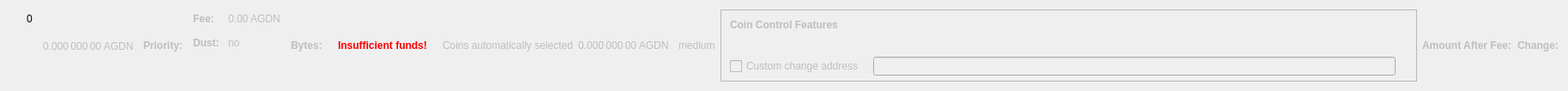
    <widget class="QWidget" name="dummyHideWidget" native="true">
     <property name="maximumSize">
      <size>
       <width>100</width>
       <height>22</height>
      </size>
     </property>
     <layout class="QHBoxLayout" name="dummyHideLayout">
      <item>
       <layout class="QFormLayout" name="formLayoutCoinControl1">
        <property name="horizontalSpacing">
         <number>10</number>
        </property>
        <property name="verticalSpacing">
         <number>14</number>
        </property>
        <property name="leftMargin">
         <number>10</number>
        </property>
        <property name="topMargin">
         <number>4</number>
        </property>
        <property name="rightMargin">
         <number>6</number>
        </property>
        <item row="0" column="1">
         <widget class="QLabel" name="labelCoinControlBytes">
          <property name="cursor">
           <cursorShape>IBeamCursor</cursorShape>
          </property>
          <property name="contextMenuPolicy">
           <enum>Qt::ActionsContextMenu</enum>
          </property>
          <property name="text">
           <string notr="true">0</string>
          </property>
          <property name="textInteractionFlags">
           <set>Qt::LinksAccessibleByMouse|Qt::TextSelectableByKeyboard|Qt::TextSelectableByMouse</set>
          </property>
         </widget>
        </item>
       </layout>
      </item>
      <item>
       <widget class="QLabel" name="labelCoinControlAfterFee">
        <property name="enabled">
         <bool>false</bool>
        </property>
        <property name="sizePolicy">
         <sizepolicy hsizetype="Fixed" vsizetype="Fixed">
          <horstretch>0</horstretch>
          <verstretch>0</verstretch>
         </sizepolicy>
        </property>
        <property name="minimumSize">
         <size>
          <width>111</width>
          <height>12</height>
         </size>
        </property>
        <property name="maximumSize">
         <size>
          <width>111</width>
          <height>12</height>
         </size>
        </property>
        <property name="cursor">
         <cursorShape>IBeamCursor</cursorShape>
        </property>
        <property name="contextMenuPolicy">
         <enum>Qt::ActionsContextMenu</enum>
        </property>
        <property name="text">
         <string notr="true">0.000 000 00 AGDN</string>
        </property>
        <property name="textInteractionFlags">
         <set>Qt::LinksAccessibleByMouse|Qt::TextSelectableByKeyboard|Qt::TextSelectableByMouse</set>
        </property>
       </widget>
      </item>
      <item>
       <widget class="QLabel" name="labelCoinControlPriorityText">
        <property name="enabled">
         <bool>false</bool>
        </property>
        <property name="font">
         <font>
          <weight>75</weight>
          <bold>true</bold>
         </font>
        </property>
        <property name="text">
         <string>Priority:</string>
        </property>
       </widget>
      </item>
      <item>
       <layout class="QHBoxLayout" name="horizontalLayout"/>
      </item>
      <item>
       <layout class="QFormLayout" name="formLayoutCoinControl3">
        <property name="horizontalSpacing">
         <number>10</number>
        </property>
        <property name="verticalSpacing">
         <number>14</number>
        </property>
        <property name="leftMargin">
         <number>6</number>
        </property>
        <property name="topMargin">
         <number>4</number>
        </property>
        <property name="rightMargin">
         <number>6</number>
        </property>
        <item row="0" column="0">
         <widget class="QLabel" name="labelCoinControlFeeText">
          <property name="enabled">
           <bool>false</bool>
          </property>
          <property name="font">
           <font>
            <weight>75</weight>
            <bold>true</bold>
           </font>
          </property>
          <property name="text">
           <string>Fee:</string>
          </property>
          <property name="margin">
           <number>0</number>
          </property>
         </widget>
        </item>
        <item row="0" column="1">
         <widget class="QLabel" name="labelCoinControlFee">
          <property name="enabled">
           <bool>false</bool>
          </property>
          <property name="cursor">
           <cursorShape>IBeamCursor</cursorShape>
          </property>
          <property name="contextMenuPolicy">
           <enum>Qt::ActionsContextMenu</enum>
          </property>
          <property name="text">
           <string notr="true">0.00 AGDN</string>
          </property>
          <property name="textInteractionFlags">
           <set>Qt::LinksAccessibleByMouse|Qt::TextSelectableByKeyboard|Qt::TextSelectableByMouse</set>
          </property>
         </widget>
        </item>
        <item row="1" column="0">
         <widget class="QLabel" name="labelCoinControlLowOutputText">
          <property name="enabled">
           <bool>false</bool>
          </property>
          <property name="font">
           <font>
            <weight>75</weight>
            <bold>true</bold>
           </font>
          </property>
          <property name="text">
           <string>Dust:</string>
          </property>
         </widget>
        </item>
        <item row="1" column="1">
         <widget class="QLabel" name="labelCoinControlLowOutput">
          <property name="enabled">
           <bool>false</bool>
          </property>
          <property name="cursor">
           <cursorShape>IBeamCursor</cursorShape>
          </property>
          <property name="contextMenuPolicy">
           <enum>Qt::ActionsContextMenu</enum>
          </property>
          <property name="text">
           <string>no</string>
          </property>
          <property name="textInteractionFlags">
           <set>Qt::LinksAccessibleByMouse|Qt::TextSelectableByKeyboard|Qt::TextSelectableByMouse</set>
          </property>
         </widget>
        </item>
       </layout>
      </item>
      <item>
       <widget class="QLabel" name="labelCoinControlBytesText">
        <property name="enabled">
         <bool>false</bool>
        </property>
        <property name="font">
         <font>
          <weight>75</weight>
          <bold>true</bold>
         </font>
        </property>
        <property name="text">
         <string>Bytes:</string>
        </property>
       </widget>
      </item>
      <item>
       <layout class="QFormLayout" name="formLayoutCoinControl2">
        <property name="horizontalSpacing">
         <number>10</number>
        </property>
        <property name="verticalSpacing">
         <number>14</number>
        </property>
        <property name="leftMargin">
         <number>6</number>
        </property>
        <property name="topMargin">
         <number>4</number>
        </property>
        <property name="rightMargin">
         <number>6</number>
        </property>
       </layout>
      </item>
      <item>
       <layout class="QHBoxLayout" name="horizontalLayoutCoinControl2">
        <property name="spacing">
         <number>8</number>
        </property>
        <property name="bottomMargin">
         <number>10</number>
        </property>
       </layout>
      </item>
      <item>
       <widget class="QLabel" name="labelCoinControlInsuffFunds">
        <property name="enabled">
         <bool>false</bool>
        </property>
        <property name="minimumSize">
         <size>
          <width>0</width>
          <height>0</height>
         </size>
        </property>
        <property name="font">
         <font>
          <weight>75</weight>
          <bold>true</bold>
         </font>
        </property>
        <property name="styleSheet">
         <string notr="true">color:red;font-weight:bold;</string>
        </property>
        <property name="text">
         <string>Insufficient funds!</string>
        </property>
        <property name="margin">
         <number>5</number>
        </property>
       </widget>
      </item>
      <item>
       <layout class="QFormLayout" name="formLayoutCoinControl4">
        <property name="horizontalSpacing">
         <number>10</number>
        </property>
        <property name="verticalSpacing">
         <number>14</number>
        </property>
        <property name="leftMargin">
         <number>6</number>
        </property>
        <property name="topMargin">
         <number>4</number>
        </property>
        <property name="rightMargin">
         <number>6</number>
        </property>
       </layout>
      </item>
      <item>
       <widget class="QLabel" name="labelCoinControlAutomaticallySelected">
        <property name="enabled">
         <bool>false</bool>
        </property>
        <property name="sizePolicy">
         <sizepolicy hsizetype="Fixed" vsizetype="Fixed">
          <horstretch>0</horstretch>
          <verstretch>0</verstretch>
         </sizepolicy>
        </property>
        <property name="minimumSize">
         <size>
          <width>0</width>
          <height>0</height>
         </size>
        </property>
        <property name="maximumSize">
         <size>
          <width>240</width>
          <height>16777215</height>
         </size>
        </property>
        <property name="text">
         <string>Coins automatically selected</string>
        </property>
        <property name="margin">
         <number>5</number>
        </property>
       </widget>
      </item>
      <item>
       <widget class="QLabel" name="labelCoinControlChange">
        <property name="enabled">
         <bool>false</bool>
        </property>
        <property name="sizePolicy">
         <sizepolicy hsizetype="Fixed" vsizetype="Fixed">
          <horstretch>0</horstretch>
          <verstretch>0</verstretch>
         </sizepolicy>
        </property>
        <property name="minimumSize">
         <size>
          <width>111</width>
          <height>0</height>
         </size>
        </property>
        <property name="maximumSize">
         <size>
          <width>111</width>
          <height>16777215</height>
         </size>
        </property>
        <property name="cursor">
         <cursorShape>IBeamCursor</cursorShape>
        </property>
        <property name="contextMenuPolicy">
         <enum>Qt::ActionsContextMenu</enum>
        </property>
        <property name="text">
         <string notr="true">0.000 000 00 AGDN</string>
        </property>
        <property name="textInteractionFlags">
         <set>Qt::LinksAccessibleByMouse|Qt::TextSelectableByKeyboard|Qt::TextSelectableByMouse</set>
        </property>
       </widget>
      </item>
      <item>
       <widget class="QLabel" name="labelCoinControlPriority">
        <property name="enabled">
         <bool>false</bool>
        </property>
        <property name="cursor">
         <cursorShape>IBeamCursor</cursorShape>
        </property>
        <property name="contextMenuPolicy">
         <enum>Qt::ActionsContextMenu</enum>
        </property>
        <property name="text">
         <string>medium</string>
        </property>
        <property name="textInteractionFlags">
         <set>Qt::LinksAccessibleByMouse|Qt::TextSelectableByKeyboard|Qt::TextSelectableByMouse</set>
        </property>
       </widget>
      </item>
      <item>
       <widget class="QFrame" name="frameCoinControl">
        <property name="sizePolicy">
         <sizepolicy hsizetype="Expanding" vsizetype="Expanding">
          <horstretch>0</horstretch>
          <verstretch>0</verstretch>
         </sizepolicy>
        </property>
        <property name="maximumSize">
         <size>
          <width>16777215</width>
          <height>16777215</height>
         </size>
        </property>
        <property name="frameShape">
         <enum>QFrame::StyledPanel</enum>
        </property>
        <property name="frameShadow">
         <enum>QFrame::Sunken</enum>
        </property>
        <layout class="QVBoxLayout" name="verticalLayoutCoinControl2_2">
         <property name="spacing">
          <number>0</number>
         </property>
         <property name="leftMargin">
          <number>0</number>
         </property>
         <property name="topMargin">
          <number>0</number>
         </property>
         <property name="rightMargin">
          <number>0</number>
         </property>
         <property name="bottomMargin">
          <number>6</number>
         </property>
         <item>
          <layout class="QVBoxLayout" name="verticalLayoutCoinControl" stretch="0,0,0,1">
           <property name="spacing">
            <number>0</number>
           </property>
           <property name="leftMargin">
            <number>10</number>
           </property>
           <property name="topMargin">
            <number>10</number>
           </property>
           <item>
            <layout class="QHBoxLayout" name="horizontalLayoutCoinControl1">
             <property name="bottomMargin">
              <number>15</number>
             </property>
             <item>
              <widget class="QLabel" name="labelCoinControlFeatures">
               <property name="enabled">
                <bool>false</bool>
               </property>
               <property name="sizePolicy">
                <sizepolicy hsizetype="Preferred" vsizetype="Maximum">
                 <horstretch>0</horstretch>
                 <verstretch>0</verstretch>
                </sizepolicy>
               </property>
               <property name="font">
                <font>
                 <weight>75</weight>
                 <bold>true</bold>
                </font>
               </property>
               <property name="styleSheet">
                <string notr="true">font-weight:bold;</string>
               </property>
               <property name="text">
                <string>Coin Control Features</string>
               </property>
              </widget>
             </item>
            </layout>
           </item>
           <item>
            <widget class="QWidget" name="widgetCoinControl" native="true">
             <property name="sizePolicy">
              <sizepolicy hsizetype="Preferred" vsizetype="Preferred">
               <horstretch>0</horstretch>
               <verstretch>0</verstretch>
              </sizepolicy>
             </property>
             <property name="minimumSize">
              <size>
               <width>0</width>
               <height>0</height>
              </size>
             </property>
             <property name="styleSheet">
              <string notr="true"/>
             </property>
             <layout class="QHBoxLayout" name="horizontalLayoutCoinControl5_2">
              <property name="leftMargin">
               <number>0</number>
              </property>
              <property name="topMargin">
               <number>0</number>
              </property>
              <property name="rightMargin">
               <number>0</number>
              </property>
              <property name="bottomMargin">
               <number>0</number>
              </property>
              <item>
               <layout class="QHBoxLayout" name="horizontalLayoutCoinControl3">
                <property name="spacing">
                 <number>20</number>
                </property>
                <property name="topMargin">
                 <number>0</number>
                </property>
                <property name="bottomMargin">
                 <number>10</number>
                </property>
               </layout>
              </item>
             </layout>
            </widget>
           </item>
           <item>
            <layout class="QHBoxLayout" name="horizontalLayoutCoinControl4" stretch="0,0,0">
             <property name="spacing">
              <number>12</number>
             </property>
             <property name="sizeConstraint">
              <enum>QLayout::SetDefaultConstraint</enum>
             </property>
             <property name="topMargin">
              <number>5</number>
             </property>
             <property name="rightMargin">
              <number>5</number>
             </property>
             <item>
              <widget class="QCheckBox" name="checkBoxCoinControlChange">
               <property name="enabled">
                <bool>false</bool>
               </property>
               <property name="toolTip">
                <string>If this is activated, but the change address is empty or invalid, change will be sent to a newly generated address.</string>
               </property>
               <property name="text">
                <string>Custom change address</string>
               </property>
              </widget>
             </item>
             <item>
              <widget class="QValidatedLineEdit" name="lineEditCoinControlChange">
               <property name="enabled">
                <bool>false</bool>
               </property>
               <property name="sizePolicy">
                <sizepolicy hsizetype="Expanding" vsizetype="Fixed">
                 <horstretch>0</horstretch>
                 <verstretch>0</verstretch>
                </sizepolicy>
               </property>
              </widget>
             </item>
             <item>
              <widget class="QLabel" name="labelCoinControlChangeLabel_2">
               <property name="sizePolicy">
                <sizepolicy hsizetype="Preferred" vsizetype="Expanding">
                 <horstretch>0</horstretch>
                 <verstretch>0</verstretch>
                </sizepolicy>
               </property>
               <property name="minimumSize">
                <size>
                 <width>0</width>
                 <height>0</height>
                </size>
               </property>
               <property name="text">
                <string/>
               </property>
               <property name="margin">
                <number>3</number>
               </property>
              </widget>
             </item>
            </layout>
           </item>
           <item>
            <spacer name="verticalSpacerCoinControl">
             <property name="orientation">
              <enum>Qt::Vertical</enum>
             </property>
             <property name="sizeHint" stdset="0">
              <size>
               <width>800</width>
               <height>1</height>
              </size>
             </property>
            </spacer>
           </item>
          </layout>
         </item>
        </layout>
       </widget>
      </item>
      <item>
       <widget class="QLabel" name="labelCoinControlAfterFeeText">
        <property name="enabled">
         <bool>false</bool>
        </property>
        <property name="minimumSize">
         <size>
          <width>0</width>
          <height>0</height>
         </size>
        </property>
        <property name="maximumSize">
         <size>
          <width>16777215</width>
          <height>16777215</height>
         </size>
        </property>
        <property name="font">
         <font>
          <weight>75</weight>
          <bold>true</bold>
         </font>
        </property>
        <property name="text">
         <string>Amount After Fee:</string>
        </property>
        <property name="alignment">
         <set>Qt::AlignLeading|Qt::AlignLeft|Qt::AlignVCenter</set>
        </property>
        <property name="margin">
         <number>0</number>
        </property>
       </widget>
      </item>
      <item>
       <widget class="QLabel" name="labelCoinControlChangeText">
        <property name="enabled">
         <bool>false</bool>
        </property>
        <property name="sizePolicy">
         <sizepolicy hsizetype="Preferred" vsizetype="Preferred">
          <horstretch>0</horstretch>
          <verstretch>0</verstretch>
         </sizepolicy>
        </property>
        <property name="minimumSize">
         <size>
          <width>0</width>
          <height>0</height>
         </size>
        </property>
        <property name="maximumSize">
         <size>
          <width>16777215</width>
          <height>16777215</height>
         </size>
        </property>
        <property name="font">
         <font>
          <weight>75</weight>
          <bold>true</bold>
         </font>
        </property>
        <property name="text">
         <string>Change:</string>
        </property>
        <property name="alignment">
         <set>Qt::AlignLeading|Qt::AlignLeft|Qt::AlignVCenter</set>
        </property>
       </widget>
      </item>
     </layout>
    </widget>
